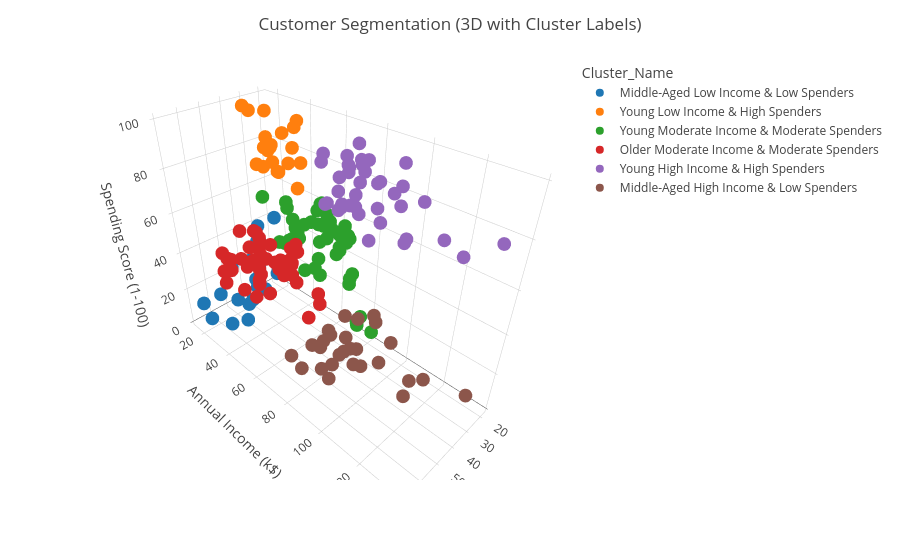

Here is the notebook cell this chart was saved with:
### Markdown cell above
### Visualizing the clustered data points with assigned segment names.

### Code cell
fig = px.scatter_3d(
    hclust_results,
    x="Age",
    y="Annual Income (k$)",
    z="Spending Score (1-100)",
    color="Cluster_Name", 
    hover_data=["Age", "Annual Income (k$)", "Spending Score (1-100)", "Cluster"]
)

fig.update_layout(title="Customer Segmentation (3D with Cluster Labels)")
fig.show()

### Figure 1 — Plotly figure (JSON) as saved in the notebook; plotly's stock layout.template omitted (floating-point values rounded to 4 significant figures)
{"data": [{"customdata": [["Cluster 4"], ["Cluster 4"], ["Cluster 4"], ["Cluster 4"], ["Cluster 4"], ["Cluster 4"], ["Cluster 4"], ["Cluster 4"], ["Cluster 4"], ["Cluster 4"], ["Cluster 4"], ["Cluster 4"], ["Cluster 4"], ["Cluster 4"], ["Cluster 4"], ["Cluster 4"], ["Cluster 4"], ["Cluster 4"], ["Cluster 4"], ["Cluster 4"], ["Cluster 4"], ["Cluster 4"]], "hovertemplate": "Cluster_Name=Middle-Aged Low Income & Low Spenders<br>Age=%{x}<br>Annual Income (k$)=%{y}<br>Spending Score (1-100)=%{z}<br>Cluster=%{customdata[0]}<extra></extra>", "legendgroup": "Middle-Aged Low Income & Low Spenders", "marker": {"color": "#1F77B4", "symbol": "circle"}, "mode": "markers", "name": "Middle-Aged Low Income & Low Spenders", "scene": "scene", "showlegend": true, "type": "scatter3d", "x": [19, 20, 31, 35, 64, 67, 58, 37, 35, 52, 35, 46, 54, 45, 40, 60, 53, 49, 42, 36, 48, 49], "y": [15, 16, 17, 18, 19, 19, 20, 20, 21, 23, 24, 25, 28, 28, 29, 30, 33, 33, 34, 37, 39, 39], "z": [39, 6, 40, 6, 3, 14, 15, 13, 35, 29, 35, 5, 14, 32, 31, 4, 4, 14, 17, 26, 36, 28]}, {"customdata": [["Cluster 5"], ["Cluster 5"], ["Cluster 5"], ["Cluster 5"], ["Cluster 5"], ["Cluster 5"], ["Cluster 5"], ["Cluster 5"], ["Cluster 5"], ["Cluster 5"], ["Cluster 5"], ["Cluster 5"], ["Cluster 5"], ["Cluster 5"], ["Cluster 5"], ["Cluster 5"], ["Cluster 5"], ["Cluster 5"], ["Cluster 5"], ["Cluster 5"], ["Cluster 5"]], "hovertemplate": "Cluster_Name=Young Low Income & High Spenders<br>Age=%{x}<br>Annual Income (k$)=%{y}<br>Spending Score (1-100)=%{z}<br>Cluster=%{customdata[0]}<extra></extra>", "legendgroup": "Young Low Income & High Spenders", "marker": {"color": "#FF7F0E", "symbol": "circle"}, "mode": "markers", "name": "Young Low Income & High Spenders", "scene": "scene", "showlegend": true, "type": "scatter3d", "x": [21, 23, 22, 23, 30, 35, 24, 22, 20, 35, 25, 31, 29, 23, 21, 18, 21, 30, 20, 24, 24], "y": [15, 16, 17, 18, 19, 19, 20, 20, 21, 23, 24, 25, 28, 29, 30, 33, 33, 34, 37, 38, 39], "z": [81, 77, 76, 94, 72, 99, 77, 79, 66, 98, 73, 73, 82, 87, 73, 92, 81, 73, 75, 92, 65]}, {"customdata": [["Cluster 0"], ["Cluster 0"], ["Cluster 0"], ["Cluster 0"], ["Cluster 0"], ["Cluster 0"], ["Cluster 0"], ["Cluster 0"], ["Cluster 0"], ["Cluster 0"], ["Cluster 0"], ["Cluster 0"], ["Cluster 0"], ["Cluster 0"], ["Cluster 0"], ["Cluster 0"], ["Cluster 0"], ["Cluster 0"], ["Cluster 0"], ["Cluster 0"], ["Cluster 0"], ["Cluster 0"], ["Cluster 0"], ["Cluster 0"], ["Cluster 0"], ["Cluster 0"], ["Cluster 0"], ["Cluster 0"], ["Cluster 0"], ["Cluster 0"], ["Cluster 0"], ["Cluster 0"], ["Cluster 0"], ["Cluster 0"], ["Cluster 0"], ["Cluster 0"], ["Cluster 0"], ["Cluster 0"], ["Cluster 0"], ["Cluster 0"], ["Cluster 0"], ["Cluster 0"], ["Cluster 0"], ["Cluster 0"], ["Cluster 0"]], "hovertemplate": "Cluster_Name=Young Moderate Income & Moderate Spenders<br>Age=%{x}<br>Annual Income (k$)=%{y}<br>Spending Score (1-100)=%{z}<br>Cluster=%{customdata[0]}<extra></extra>", "legendgroup": "Young Moderate Income & Moderate Spenders", "marker": {"color": "#2CA02C", "symbol": "circle"}, "mode": "markers", "name": "Young Moderate Income & Moderate Spenders", "scene": "scene", "showlegend": true, "type": "scatter3d", "x": [35, 31, 27, 29, 31, 33, 31, 27, 19, 18, 43, 19, 32, 26, 45, 40, 23, 38, 21, 22, 34, 18, 40, 32, 24, 27, 20, 23, 26, 21, 19, 38, 19, 18, 19, 27, 38, 40, 23, 25, 20, 19, 28, 25, 19], "y": [28, 39, 40, 40, 40, 42, 43, 46, 46, 48, 48, 48, 48, 54, 54, 54, 54, 54, 54, 57, 58, 59, 60, 60, 60, 60, 61, 62, 62, 62, 63, 64, 64, 65, 65, 67, 67, 69, 70, 72, 73, 74, 76, 77, 81], "z": [61, 61, 47, 42, 42, 60, 54, 51, 55, 59, 50, 59, 47, 54, 53, 48, 52, 55, 57, 55, 60, 41, 40, 42, 52, 50, 49, 41, 55, 42, 54, 42, 46, 48, 50, 56, 40, 58, 29, 34, 5, 10, 40, 12, 5]}, {"customdata": [["Cluster 1"], ["Cluster 1"], ["Cluster 1"], ["Cluster 1"], ["Cluster 1"], ["Cluster 1"], ["Cluster 1"], ["Cluster 1"], ["Cluster 1"], ["Cluster 1"], ["Cluster 1"], ["Cluster 1"], ["Cluster 1"], ["Cluster 1"], ["Cluster 1"], ["Cluster 1"], ["Cluster 1"], ["Cluster 1"], ["Cluster 1"], ["Cluster 1"], ["Cluster 1"], ["Cluster 1"], ["Cluster 1"], ["Cluster 1"], ["Cluster 1"], ["Cluster 1"], ["Cluster 1"], ["Cluster 1"], ["Cluster 1"], ["Cluster 1"], ["Cluster 1"], ["Cluster 1"], ["Cluster 1"], ["Cluster 1"], ["Cluster 1"], ["Cluster 1"], ["Cluster 1"], ["Cluster 1"], ["Cluster 1"], ["Cluster 1"], ["Cluster 1"], ["Cluster 1"], ["Cluster 1"], ["Cluster 1"], ["Cluster 1"]], "hovertemplate": "Cluster_Name=Older Moderate Income & Moderate Spenders<br>Age=%{x}<br>Annual Income (k$)=%{y}<br>Spending Score (1-100)=%{z}<br>Cluster=%{customdata[0]}<extra></extra>", "legendgroup": "Older Moderate Income & Moderate Spenders", "marker": {"color": "#D62728", "symbol": "circle"}, "mode": "markers", "name": "Older Moderate Income & Moderate Spenders", "scene": "scene", "showlegend": true, "type": "scatter3d", "x": [65, 50, 49, 59, 50, 47, 51, 69, 53, 70, 67, 54, 63, 68, 70, 47, 60, 60, 59, 49, 57, 67, 46, 48, 55, 50, 68, 48, 47, 48, 49, 67, 49, 66, 54, 68, 66, 65, 63, 49, 51, 50, 43, 48, 56], "y": [38, 40, 42, 43, 43, 43, 44, 44, 46, 46, 47, 47, 48, 48, 49, 49, 50, 50, 54, 54, 54, 54, 54, 54, 57, 58, 59, 60, 60, 61, 62, 62, 62, 63, 63, 63, 63, 63, 65, 65, 67, 67, 71, 77, 79], "z": [35, 55, 52, 60, 45, 41, 50, 46, 46, 56, 52, 59, 51, 48, 55, 42, 49, 56, 47, 42, 51, 41, 44, 46, 58, 46, 55, 49, 47, 42, 48, 59, 56, 50, 46, 43, 48, 52, 43, 59, 43, 57, 35, 36, 35]}, {"customdata": [["Cluster 2"], ["Cluster 2"], ["Cluster 2"], ["Cluster 2"], ["Cluster 2"], ["Cluster 2"], ["Cluster 2"], ["Cluster 2"], ["Cluster 2"], ["Cluster 2"], ["Cluster 2"], ["Cluster 2"], ["Cluster 2"], ["Cluster 2"], ["Cluster 2"], ["Cluster 2"], ["Cluster 2"], ["Cluster 2"], ["Cluster 2"], ["Cluster 2"], ["Cluster 2"], ["Cluster 2"], ["Cluster 2"], ["Cluster 2"], ["Cluster 2"], ["Cluster 2"], ["Cluster 2"], ["Cluster 2"], ["Cluster 2"], ["Cluster 2"], ["Cluster 2"], ["Cluster 2"], ["Cluster 2"], ["Cluster 2"], ["Cluster 2"], ["Cluster 2"], ["Cluster 2"], ["Cluster 2"], ["Cluster 2"]], "hovertemplate": "Cluster_Name=Young High Income & High Spenders<br>Age=%{x}<br>Annual Income (k$)=%{y}<br>Spending Score (1-100)=%{z}<br>Cluster=%{customdata[0]}<extra></extra>", "legendgroup": "Young High Income & High Spenders", "marker": {"color": "#9467BD", "symbol": "circle"}, "mode": "markers", "name": "Young High Income & High Spenders", "scene": "scene", "showlegend": true, "type": "scatter3d", "x": [39, 31, 40, 38, 39, 31, 29, 32, 35, 32, 32, 28, 32, 34, 39, 38, 27, 30, 30, 29, 31, 36, 33, 32, 28, 36, 30, 27, 35, 32, 29, 30, 28, 36, 32, 38, 35, 32, 30], "y": [69, 70, 71, 71, 71, 72, 73, 73, 74, 75, 76, 77, 77, 78, 78, 78, 78, 78, 78, 79, 81, 85, 86, 87, 87, 87, 88, 88, 93, 97, 98, 99, 101, 103, 103, 113, 120, 126, 137], "z": [91, 77, 95, 75, 75, 71, 88, 73, 72, 93, 87, 97, 74, 90, 88, 76, 89, 78, 73, 83, 93, 75, 95, 63, 75, 92, 86, 69, 90, 86, 88, 97, 68, 85, 69, 91, 79, 74, 83]}, {"customdata": [["Cluster 3"], ["Cluster 3"], ["Cluster 3"], ["Cluster 3"], ["Cluster 3"], ["Cluster 3"], ["Cluster 3"], ["Cluster 3"], ["Cluster 3"], ["Cluster 3"], ["Cluster 3"], ["Cluster 3"], ["Cluster 3"], ["Cluster 3"], ["Cluster 3"], ["Cluster 3"], ["Cluster 3"], ["Cluster 3"], ["Cluster 3"], ["Cluster 3"], ["Cluster 3"], ["Cluster 3"], ["Cluster 3"], ["Cluster 3"], ["Cluster 3"], ["Cluster 3"], ["Cluster 3"], ["Cluster 3"]], "hovertemplate": "Cluster_Name=Middle-Aged High Income & Low Spenders<br>Age=%{x}<br>Annual Income (k$)=%{y}<br>Spending Score (1-100)=%{z}<br>Cluster=%{customdata[0]}<extra></extra>", "legendgroup": "Middle-Aged High Income & Low Spenders", "marker": {"color": "#8C564B", "symbol": "circle"}, "mode": "markers", "name": "Middle-Aged High Income & Low Spenders", "scene": "scene", "showlegend": true, "type": "scatter3d", "x": [59, 47, 44, 57, 34, 43, 44, 47, 37, 34, 50, 42, 36, 40, 36, 52, 58, 59, 37, 46, 41, 54, 41, 34, 33, 47, 45, 32], "y": [71, 71, 73, 75, 78, 78, 78, 78, 78, 78, 85, 86, 87, 87, 87, 88, 88, 93, 97, 98, 99, 101, 103, 103, 113, 120, 126, 137], "z": [11, 9, 7, 5, 22, 17, 20, 16, 1, 1, 26, 20, 27, 13, 10, 13, 15, 14, 32, 15, 39, 24, 17, 23, 8, 16, 28, 18]}], "layout": {"legend": {"title": {"text": "Cluster_Name"}, "tracegroupgap": 0}, "margin": {"t": 60}, "scene": {"domain": {"x": [0, 1], "y": [0, 1]}, "xaxis": {"title": {"text": "Age"}}, "yaxis": {"title": {"text": "Annual Income (k$)"}}, "zaxis": {"title": {"text": "Spending Score (1-100)"}}}, "title": {"text": "Customer Segmentation (3D with Cluster Labels)"}}}
